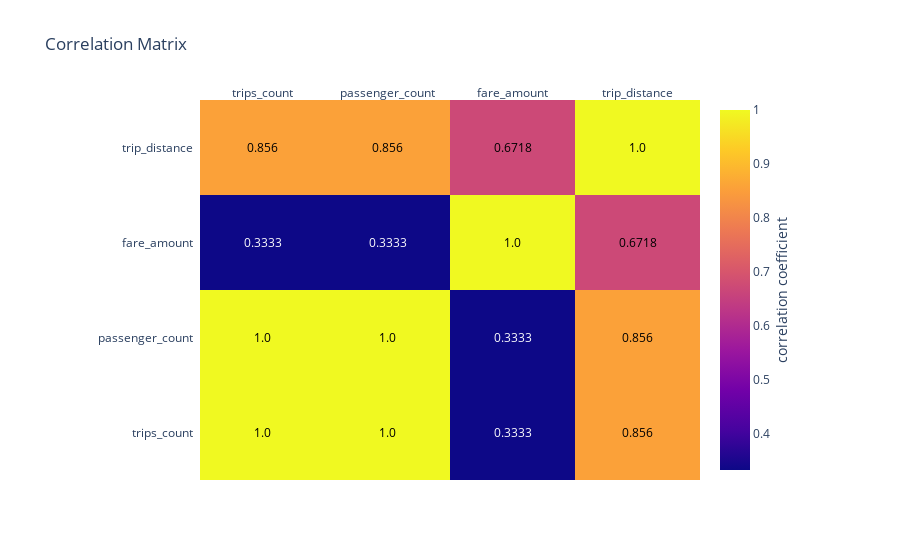

Write notebook code for a chart like this one.
### Markdown cell above
<b> 4.5 Correlation Matrix

### Code cell
total_fare = (data_5m.groupby(["year","month","month_name","month_year"]).agg({'fare_amount':'sum'}).reset_index())
count_trip  = data_5m.groupby(["year","month","month_name"])["month_year"].value_counts().to_frame()
count_trip = count_trip.rename(columns = {"month_year" : "count"})
count_trip = count_trip.reset_index()
count_passenger = data_5m.groupby(["year","month","month_name","month_year"]).agg({'passenger_count':'count'}).reset_index()
trip_dist_sum = data_5m.groupby(["year","month","month_name","month_year"]).agg({'trip_distance':'sum'}).reset_index()


#Merge passenger_count,trip_count and fare_amount data 
count_trip_passenger  = count_trip.merge(count_passenger,left_on = "month_year",right_on = "month_year",how= "left")
sum_fare_trip_distance  = total_fare.merge(trip_dist_sum,left_on = "month_year",right_on = "month_year",how= "left")

data_final = count_trip_passenger.merge(sum_fare_trip_distance,left_on = "month_year",right_on = "month_year",how= "left")
data_final = data_final[["month_year","count","passenger_count","fare_amount","trip_distance","month_x_x","year_x_x","month_name_x_x"]]


data_final = data_final.rename(columns = {"month_x_x":"month","year_x_x":"year","count" : "trips_count",
                                          "month_name_x_x":"month_name"})
#correlation
correlation  =  np.array(data_final[['trips_count', 'passenger_count','fare_amount', "trip_distance"]].corr())
correlation  =  np.around(correlation,4)


#x & y ticks
ticks =  ['trips_count', 'passenger_count', 'fare_amount', "trip_distance"]
#plot heatmap
fig = ff.create_annotated_heatmap(z = correlation,x = ticks,y = ticks,showscale=True,colorbar = dict(title = "correlation coefficient",titleside = "right"))
fig.layout.title  = "Correlation Matrix"
fig.layout.margin = dict(l = 200,r = 200)
py.iplot(fig)

### Figure 1 — Plotly figure (JSON) as saved in the notebook; plotly's stock layout.template omitted (floating-point values rounded to 4 significant figures)
{"data": [{"colorbar": {"title": {"side": "right", "text": "correlation coefficient"}}, "colorscale": [[0, "#0d0887"], [0.1111, "#46039f"], [0.2222, "#7201a8"], [0.3333, "#9c179e"], [0.4444, "#bd3786"], [0.5556, "#d8576b"], [0.6667, "#ed7953"], [0.7778, "#fb9f3a"], [0.8889, "#fdca26"], [1, "#f0f921"]], "reversescale": false, "showscale": true, "type": "heatmap", "x": ["trips_count", "passenger_count", "fare_amount", "trip_distance"], "y": ["trips_count", "passenger_count", "fare_amount", "trip_distance"], "z": [[1, 1, 0.3333, 0.856], [1, 1, 0.3333, 0.856], [0.3333, 0.3333, 1, 0.6718], [0.856, 0.856, 0.6718, 1]]}], "layout": {"annotations": [{"font": {"color": "#000000"}, "showarrow": false, "text": "1.0", "x": "trips_count", "xref": "x", "y": "trips_count", "yref": "y"}, {"font": {"color": "#000000"}, "showarrow": false, "text": "1.0", "x": "passenger_count", "xref": "x", "y": "trips_count", "yref": "y"}, {"font": {"color": "#FFFFFF"}, "showarrow": false, "text": "0.3333", "x": "fare_amount", "xref": "x", "y": "trips_count", "yref": "y"}, {"font": {"color": "#000000"}, "showarrow": false, "text": "0.856", "x": "trip_distance", "xref": "x", "y": "trips_count", "yref": "y"}, {"font": {"color": "#000000"}, "showarrow": false, "text": "1.0", "x": "trips_count", "xref": "x", "y": "passenger_count", "yref": "y"}, {"font": {"color": "#000000"}, "showarrow": false, "text": "1.0", "x": "passenger_count", "xref": "x", "y": "passenger_count", "yref": "y"}, {"font": {"color": "#FFFFFF"}, "showarrow": false, "text": "0.3333", "x": "fare_amount", "xref": "x", "y": "passenger_count", "yref": "y"}, {"font": {"color": "#000000"}, "showarrow": false, "text": "0.856", "x": "trip_distance", "xref": "x", "y": "passenger_count", "yref": "y"}, {"font": {"color": "#FFFFFF"}, "showarrow": false, "text": "0.3333", "x": "trips_count", "xref": "x", "y": "fare_amount", "yref": "y"}, {"font": {"color": "#FFFFFF"}, "showarrow": false, "text": "0.3333", "x": "passenger_count", "xref": "x", "y": "fare_amount", "yref": "y"}, {"font": {"color": "#000000"}, "showarrow": false, "text": "1.0", "x": "fare_amount", "xref": "x", "y": "fare_amount", "yref": "y"}, {"font": {"color": "#000000"}, "showarrow": false, "text": "0.6718", "x": "trip_distance", "xref": "x", "y": "fare_amount", "yref": "y"}, {"font": {"color": "#000000"}, "showarrow": false, "text": "0.856", "x": "trips_count", "xref": "x", "y": "trip_distance", "yref": "y"}, {"font": {"color": "#000000"}, "showarrow": false, "text": "0.856", "x": "passenger_count", "xref": "x", "y": "trip_distance", "yref": "y"}, {"font": {"color": "#000000"}, "showarrow": false, "text": "0.6718", "x": "fare_amount", "xref": "x", "y": "trip_distance", "yref": "y"}, {"font": {"color": "#000000"}, "showarrow": false, "text": "1.0", "x": "trip_distance", "xref": "x", "y": "trip_distance", "yref": "y"}], "margin": {"l": 200, "r": 200}, "title": {"text": "Correlation Matrix"}, "xaxis": {"dtick": 1, "gridcolor": "rgb(0, 0, 0)", "side": "top", "ticks": ""}, "yaxis": {"dtick": 1, "ticks": "", "ticksuffix": "  "}}}
